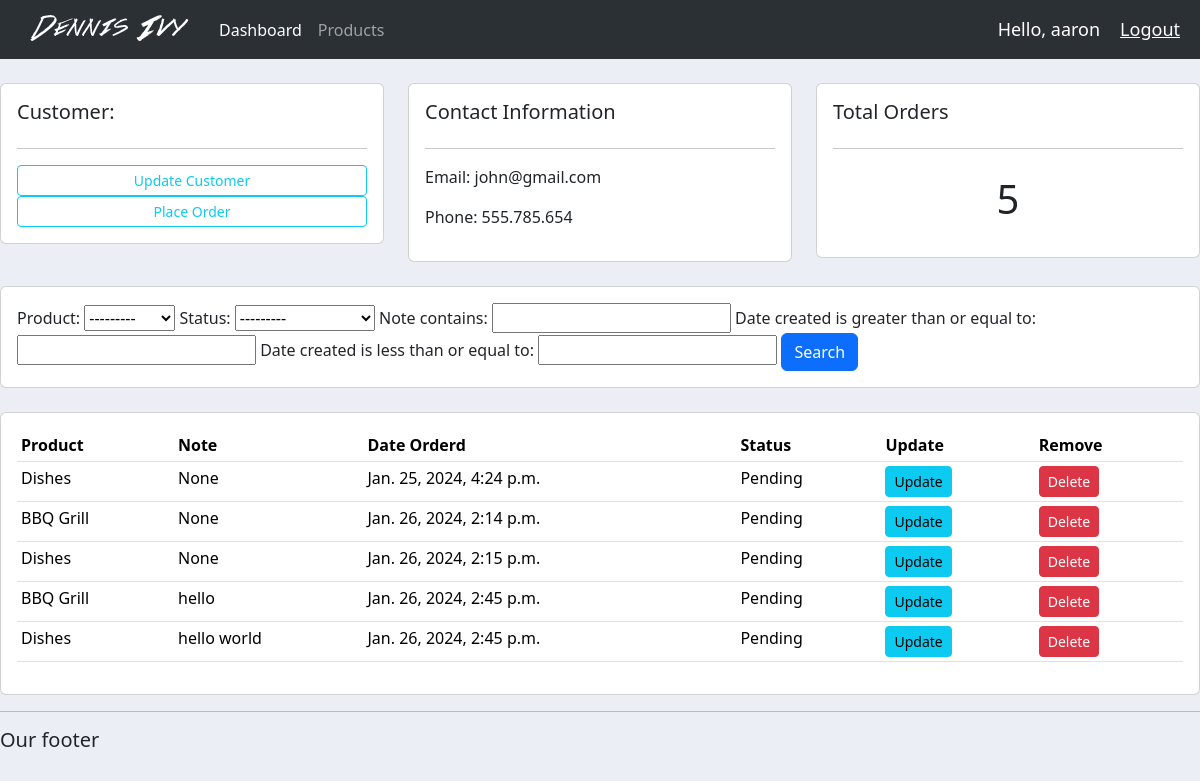
Page /customer/1 (signed in) on the committed database.
### accounts/models.py (models this page shows, shortened)
class Customer(models.Model):
  user = models.OneToOneField(User, blank=True, null=True, on_delete=models.CASCADE)
  name = models.CharField(max_length=200, null=True)
  phone = models.CharField(max_length=200, null=True)
  email = models.CharField(max_length=200, null=True)
  profile_pic = models.ImageField(default="profile2.png", null=True, blank=True)
  date_created = models.DateTimeField(auto_now_add=True)

class Order(models.Model):
  STATUS = (
    ('Pending', 'Pending'),
    ('Out for delivery', 'Out for delivery'),
    ('delivered', 'Delivered')
  )
  customer = models.ForeignKey(Customer, null=True, on_delete=models.SET_NULL)
  product = models.ForeignKey(Product, null=True, on_delete=models.SET_NULL)
  date_created = models.DateTimeField(auto_now_add=True)
  status = models.CharField(max_length=200, null=True, choices=STATUS)
  note = models.CharField(max_length=1000, null=True)

class Product(models.Model):
  STATUS = (
    ('Indoor', 'Indoor'),
    ('Out Door', 'Out Door'),
  )
  name = models.CharField(max_length=200, null=True)
  price = models.FloatField(null=True)
  category = models.CharField(max_length=200, null=True, choices=STATUS)
  description = models.CharField(max_length=200, null=True, blank=True)
  date_created = models.DateTimeField(auto_now_add=True)
  tags = models.ManyToManyField(Tag)
  def __str__(self):
    return self.name

### accounts/decorators.py (the view)
    def wrapper_func(request, *args, **kwargs):
      group = None
      if request.user.groups.exists():
        group = request.user.groups.all()[0].name
      if group in allowed_roles:
        return view_func(request, *args, **kwargs)
      else:
        return HttpResponse('You are not authorized to view the page')

### accounts/views.py (called while the page is built)
@login_required(login_url='login')
@allowed_users(allowed_roles=['admin'])
def customer(request, pk):
  customer = Customer.objects.get(id=pk)
  orders = customer.order_set.all()
  order_count = orders.count()
  myFilter = OrderFilter(request.GET, queryset=orders)
  orders = myFilter.qs
  context = {'customer': customer, 'orders': orders, 'order_count': order_count, 'myFilter': myFilter}
  return render(request, 'accounts/customer.html', context)

### accounts/templates/accounts/customer.html
{% extends 'accounts/main.html' %} {% block content %}
<br />
<div class="row">
  <div class="col-md">
    <div class="card card-body">
      <h5>Customer:</h5>
      <hr />
      <a class="btn btn-outline-info btn-sm btn-block" href=""
        >Update Customer</a
      >
      <a class="btn btn-outline-info btn-sm btn-block" href="{% url 'create_order' customer.id %}"
        >Place Order</a
      >
    </div>
  </div>
  <div class="col-md">
    <div class="card card-body">
      <h5>Contact Information</h5>
      <hr />
      <p>Email: {{customer.email}}</p>
      <p>Phone: {{customer.phone}}</p>
    </div>
  </div>
  <div class="col-md">
    <div class="card card-body">
      <h5>Total Orders</h5>
      <hr />
      <h1 style="text-align: center; padding: 10px">{{order_count}}</h1>
    </div>
  </div>
</div>
<br />
<div class="row">
  <div class="col">
    <div class="card card-body">
      <form method="get">
        {{myFilter.form}}
        <button class="btn btn-primary" type="submit">Search</button>
      </form>
    </div>
  </div>
</div>
<br />
<div class="row">
  <div class="col-md">
    <div class="card card-body">
      <table class="table table-sm">
        <tr>
          <th>Product</th>
          <th>Note</th>
          <th>Date Orderd</th>
          <th>Status</th>
          <th>Update</th>
          <th>Remove</th>
        </tr>
        {% for order in orders %}
        <tr>
          <td>{{order.product}}</td>
          <td>{{order.note}}</td>
          <td>{{order.date_created}}</td>
          <td>{{order.status}}</td>
          <td><a class="btn btn-sm btn-info" href="{% url 'update_order' order.id %}">Update</a></td>
          <td><a class="btn btn-sm btn-danger" href="{% url 'delete_order' order.id %}">Delete</a></td>
        </tr>
        {% endfor%}
      </table>
    </div>
  </div>
</div>
{% endblock content %}

### accounts/templates/accounts/navbar.html (shortened to what this page needs)
{% load static %}
<nav class="navbar navbar-expand-lg bg-body-tertiary" data-bs-theme="dark">
  <div class="container-fluid">
    <img src="{% static 'images/logo.png' %}" alt="" />
    <div class="collapse navbar-collapse" id="navbarNav">
      <ul class="navbar-nav">
        {% if request.user.is_staff %}
        <li class="nav-item">
          <a class="nav-link active" aria-current="page" href="{% url 'home' %}"
            >Dashboard</a
          >
        </li>
        <li class="nav-item">
          <a class="nav-link" href="{% url 'products' %}">Products</a>
        </li>
        {% else %}
       <li class="nav-item">
        <a class="nav-link" href="{% url 'account' %}">Settings</a>
      </li>
        {% endif %}
      </ul>
    </div>
  </div>
  <span class="hello-msg">Hello, {{request.user}}</span>
  <span ><a class="hello-msg" href="{% url 'logout' %}">Logout</a></span>
</nav>

### static/css/main.css (style rules this page uses)
body { background-color: #ebeff5; }

### accounts/templates/accounts/navbar.html (style rules this page uses)
.hello-msg { font-size: 18px; color: white; margin-right: 20px; white-space: nowrap; }

### rows in the picture
Customer: email "john@gmail.com", phone "555.785.654"
Order: product "Dishes", note "None", date_created "Jan. 25, 2024, 4:24 p.m.", status "Pending"
Order: product "BBQ Grill", note "None", date_created "Jan. 26, 2024, 2:14 p.m.", status "Pending"
Order: product "Dishes", note "None", date_created "Jan. 26, 2024, 2:15 p.m.", status "Pending"
Order: product "BBQ Grill", note "hello", date_created "Jan. 26, 2024, 2:45 p.m.", status "Pending"
Order: product "Dishes", note "hello world", date_created "Jan. 26, 2024, 2:45 p.m.", status "Pending"

### other values in the picture
{{ request.user }} "aaron"
{{ order_count }} "5"
